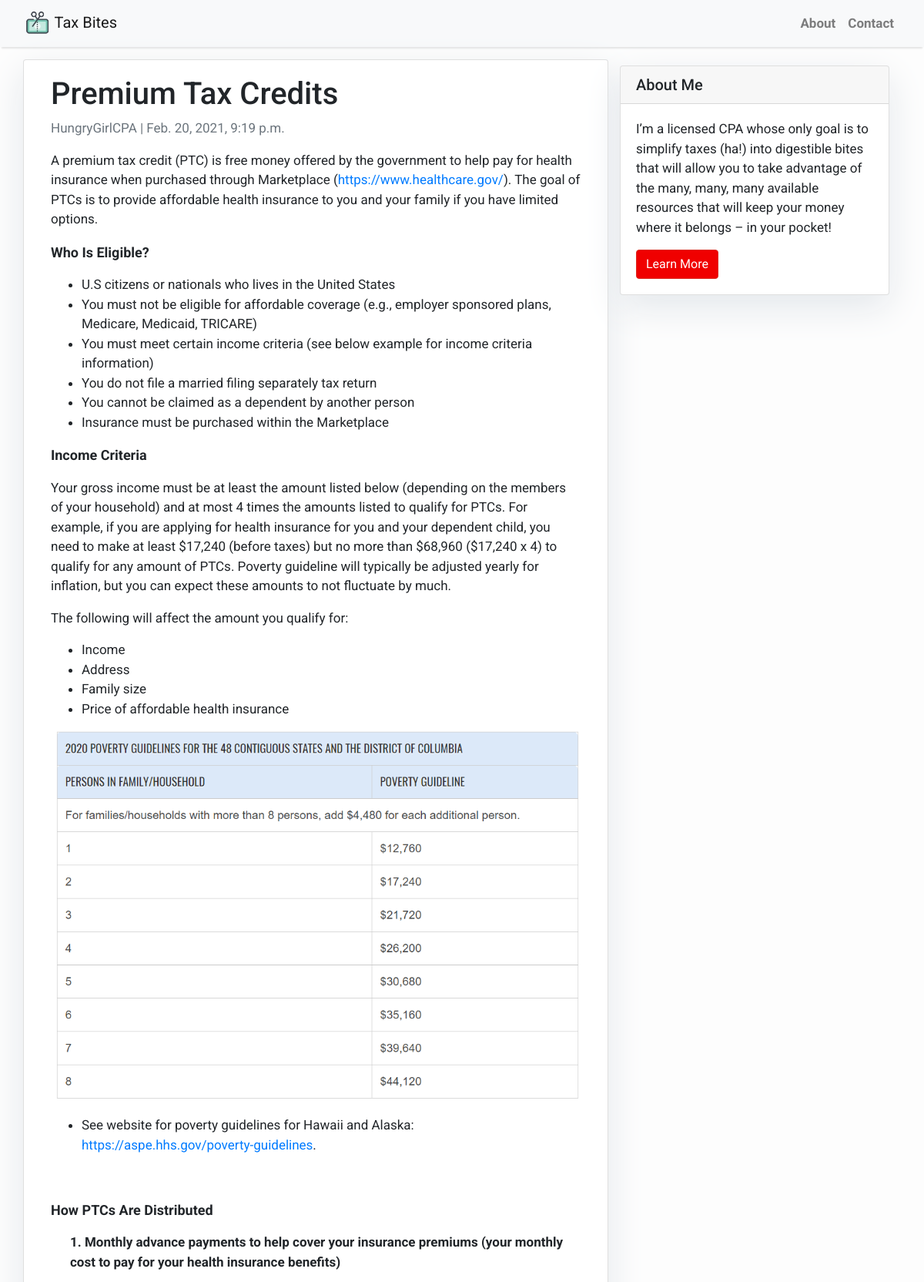
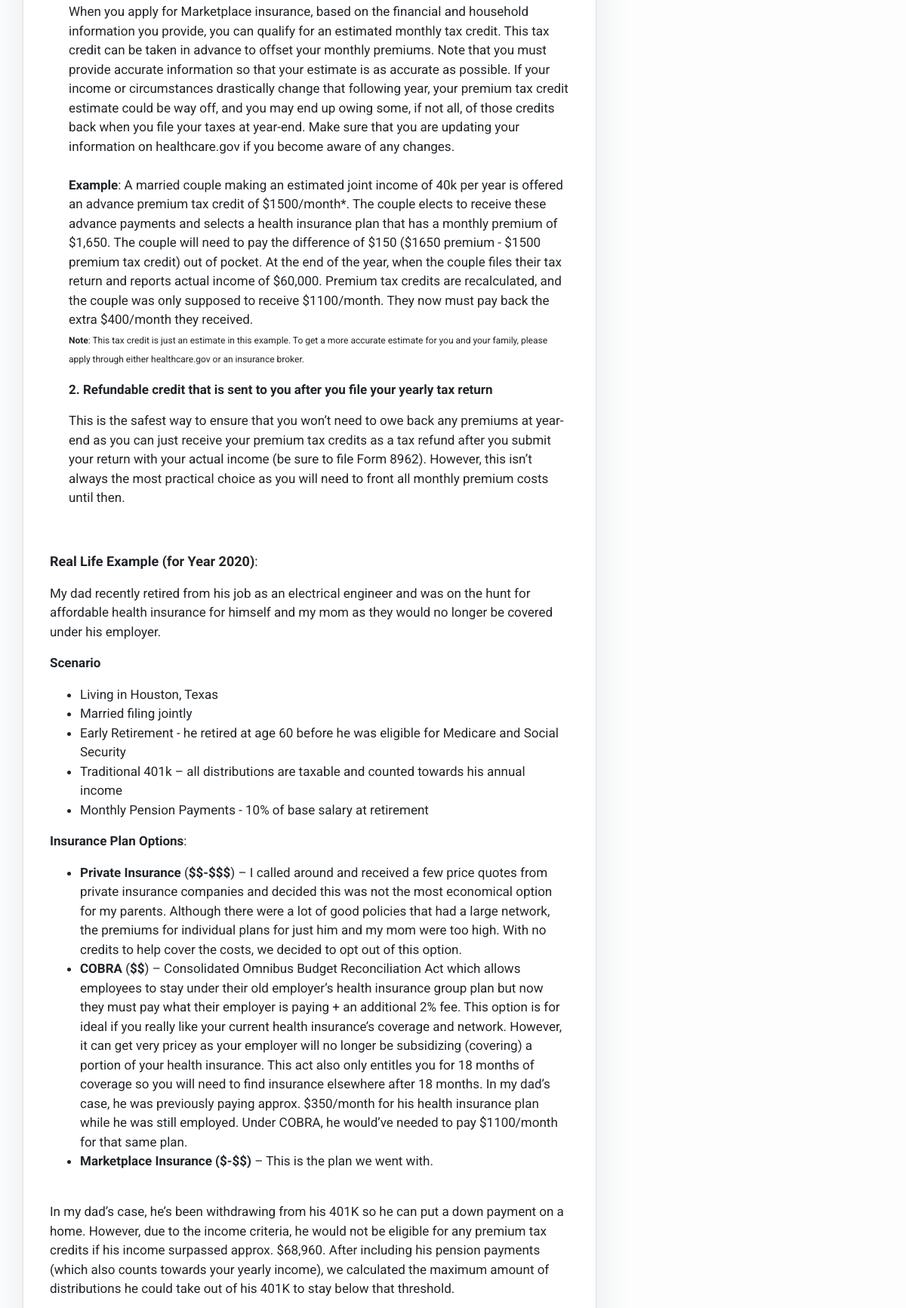
Page /premium_tax_credits/ (upper part) on the committed database (2 pictures, top to bottom).
### blog/models.py (models this page shows, shortened)
class Post(models.Model):
	title = models.CharField(max_length=200, unique=True)
	slug = models.SlugField(max_length=200, unique=True)
	author = models.ForeignKey(User, on_delete= models.CASCADE,related_name='blog_posts')
	updated_on = models.DateTimeField(auto_now= True)
	content = models.TextField()
	created_on = models.DateTimeField(auto_now_add=True)
	status = models.IntegerField(choices=STATUS, default=0)
	thumbnail = models.ImageField(upload_to='thumbnails', default='default.jpg')
	class Meta:
		ordering = ['-created_on']

### blog/views.py (the view)
# urls.py: path('<slug:slug>/', views.PostDetail.as_view(), name='post_detail'),
class PostDetail(generic.DetailView):
	model = Post
	template_name = 'post_detail.html'

### blog/templates/post_detail.html
{% extends 'base.html' %} {% block content %}
<div class="container">
  <div class="row">
    <div class="col-md-8 card mb-4  mt-3 left  top">
      <div class="card-body">
        <h1>{% block title %} {{ object.title }} {% endblock title %}</h1>
        <p class=" text-muted">{{ post.author }} | {{ post.created_on }}</p>
        <p class="card-text ">{{ object.content|safe }}</p>
      </div>
    </div>
    {% block sidebar %} {% include 'sidebar.html' %} {% endblock sidebar %}
  </div>
</div>
{% endblock content %}

### blog/templates/base.html (style rules this page uses)
body { font-family: "Roboto", sans-serif; font-size: 17px; background-color: #fdfdfd; }

### blog/templates/sidebar.html (style rules this page uses)
.card { box-shadow: 0 16px 48px #E3E7EB; }

### rows in the picture
Post: title "Premium Tax Credits", author "HungryGirlCPA", created_on "Feb. 20, 2021, 9:19 p.m.", content "A premium tax credit (PTC) is free money offered by the government to help pay for health insurance when purchased through Marketplace ( https://www.healthcare.gov/ ). The goal of PTCs is to provide affordable health insurance to you and your family if you have limited options. Who Is Eligible? U.S citizens or nationals who lives in the United States You must not be eligible for affordable coverage (e.g., employer sponsored plans, Medicare, Medicaid, TRICARE) You must meet certain income criteria (see below example for income criteria information) You do not file a married filing separately tax return You cannot be claimed as a dependent by another person Insurance must be purchased within…", content (picture)
